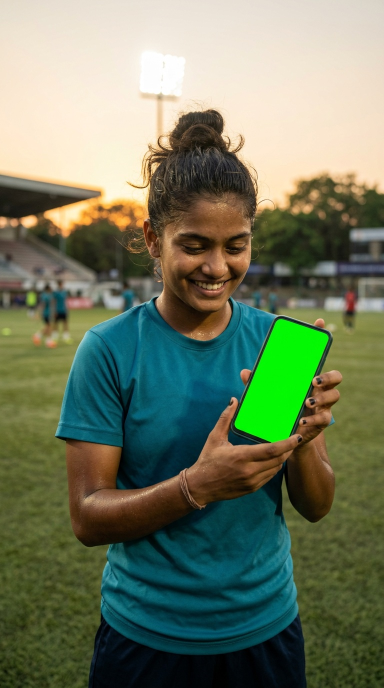
#> input picture promo/gotmygame-social/people/home.jpg, 768 x 1376 px (shown at 1/2 size); its folder holds 4 pictures in this run
$ python composite-screens.py
#> lines starting #> are read from the running program, lines starting #| are printed output that depends on the picture; after the words box and inside, x2 and y2 are one past the last pixel; in counts of white or black regions, pixels touching at a corner belong together
# Puts the REAL app screens onto the phone each person is holding.
# The portraits are generated with the phone screen facing the camera as a flat chroma-green (#00FF00). For each portrait this:
#   1. upscales it to 2160px wide (Lanczos + light sharpen + grain),
#   2. finds the green screen and its four corners,
#   3. warps a real app capture (shots/<name>.jpg) into those corners in perspective,
#   4. writes people-hi/<portrait>__<screen>.jpg, and the screen's centre/size to people-hi/quads.json (the Reel zooms toward it).
# Only green pixels are replaced, so fingers, hair and anything in front of the screen stay in front.
# Usage: python3 -I composite-screens.py            (all portraits in SCENES)
#        python3 -I composite-screens.py home       (just one portrait)
import json, os, sys
import numpy as np
from PIL import Image, ImageFilter

# portrait -> the real captures shown on that person's phone, in order
SCENES = {
    'home':       ['home'],
    'tournament': ['event_console', 'event_table'],
    'venue':      ['venues', 'schedule'],
    'coach':      ['coaches'],
    'athlete':    ['player', 'insights', 'workspace'],
    'physio':     ['health_l', 'health_pros_l'],   # phone held sideways: landscape captures
    'doctor':     ['doctor_t'],                    # a tablet: tablet-size capture
    'learning':   ['learn'],
    'sponsor':    ['sponsor'],
    'team':       ['explore_teams', 'explore_people'],
}
OUT_W = 2160
BG = (229, 234, 245)   # the app's mist canvas, used to letterbox a phone capture on a wider tablet screen
rng = np.random.default_rng(7)

def green_mask(a):
    r, g, b = a[..., 0].astype(int), a[..., 1].astype(int), a[..., 2].astype(int)
    return (g > 120) & (g > r * 1.55) & (g > b * 1.55)

def corners(mask):
    ys, xs = np.nonzero(mask)
    cx, cy = np.median(xs), np.median(ys)
    keep = (np.abs(xs - cx) < 3.2 * xs.std() + 8) & (np.abs(ys - cy) < 3.2 * ys.std() + 8)
    xs, ys = xs[keep], ys[keep]
    s, d = xs + ys, xs - ys
    tl, br = (xs[s.argmin()], ys[s.argmin()]), (xs[s.argmax()], ys[s.argmax()])
    tr, bl = (xs[d.argmax()], ys[d.argmax()]), (xs[d.argmin()], ys[d.argmin()])
    return np.array([tl, tr, br, bl], float)

def persp_coeffs(dst, src):
    """PIL wants the map from OUTPUT (photo) points to INPUT (ui) points."""
    A, B = [], []
    for (x, y), (u, v) in zip(dst, src):
        A += [[x, y, 1, 0, 0, 0, -u * x, -u * y], [0, 0, 0, x, y, 1, -v * x, -v * y]]; B += [u, v]
    return np.linalg.solve(np.array(A, float), np.array(B, float))

def fit_ui(ui, quad):
    """Letterbox the phone capture to the aspect of the quad (a tablet is wider than a phone)."""
    w = (np.linalg.norm(quad[1] - quad[0]) + np.linalg.norm(quad[2] - quad[3])) / 2
    h = (np.linalg.norm(quad[3] - quad[0]) + np.linalg.norm(quad[2] - quad[1])) / 2
    target = w / h; cur = ui.width / ui.height
    if abs(target - cur) / cur < 0.18: return ui
    if target > cur:
        W = round(ui.height * target); out = Image.new('RGB', (W, ui.height), BG); out.paste(ui, ((W - ui.width) // 2, 0))
    else:
        H = round(ui.width / target); out = Image.new('RGB', (ui.width, H), BG); out.paste(ui, (0, (H - ui.height) // 2))
    return out

def run(name):
#> called with name = 'home'
    src = Image.open(f'people/{name}.jpg').convert('RGB')
#> src is the input picture: PIL image 768x1376 RGB; mean R, G, B 109.8, 121.7, 96.1
    k = OUT_W / src.width
#> k = 2.81
    photo = src.resize((OUT_W, round(src.height * k)), Image.LANCZOS).filter(ImageFilter.UnsharpMask(radius=2.2, percent=90, threshold=2))
    a = np.asarray(photo)
    m = green_mask(a)
#> in green_mask, `r, g, b = a[..., 0].astype(int), a[..., 1].astype(int), a[..., 2].asty..`:
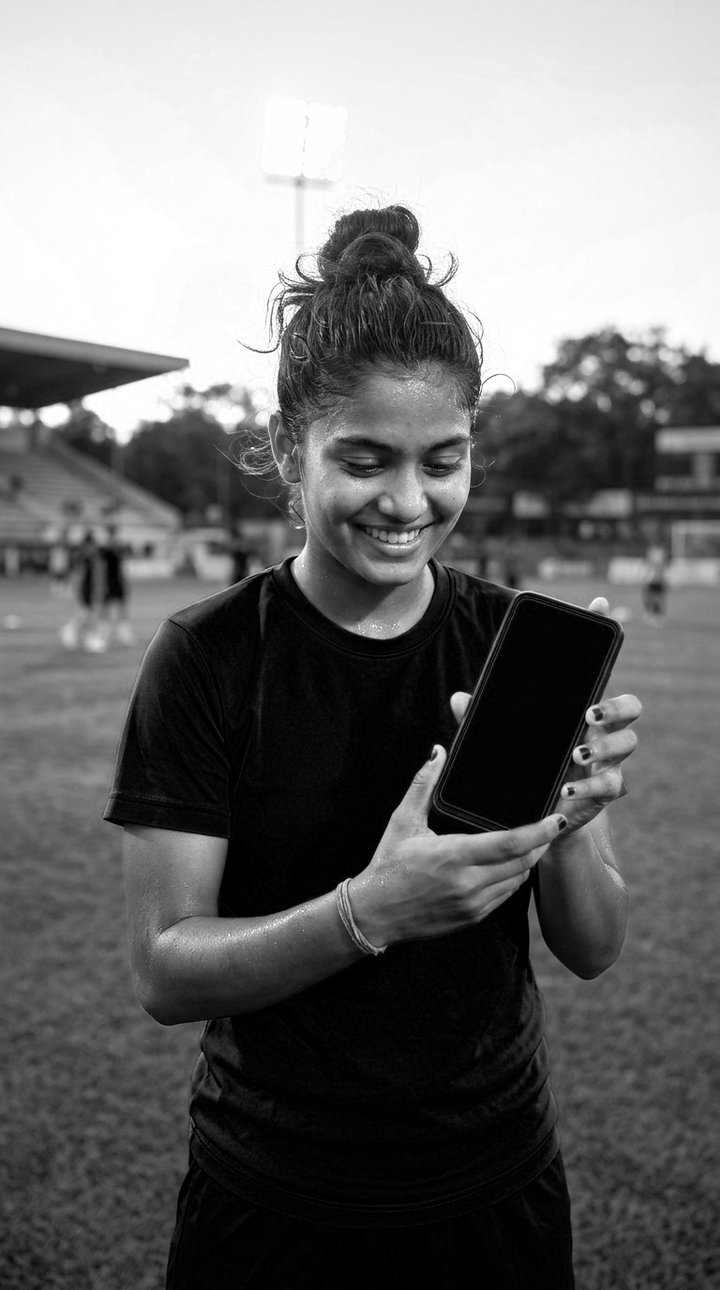
#> r: shape (3870, 2160) int64 (shown at 1/3 size); min 0, max 255, mean 109.8
#> in green_mask, `r, g, b = a[..., 0].astype(int), a[..., 1].astype(int), a[..., 2].asty..`:
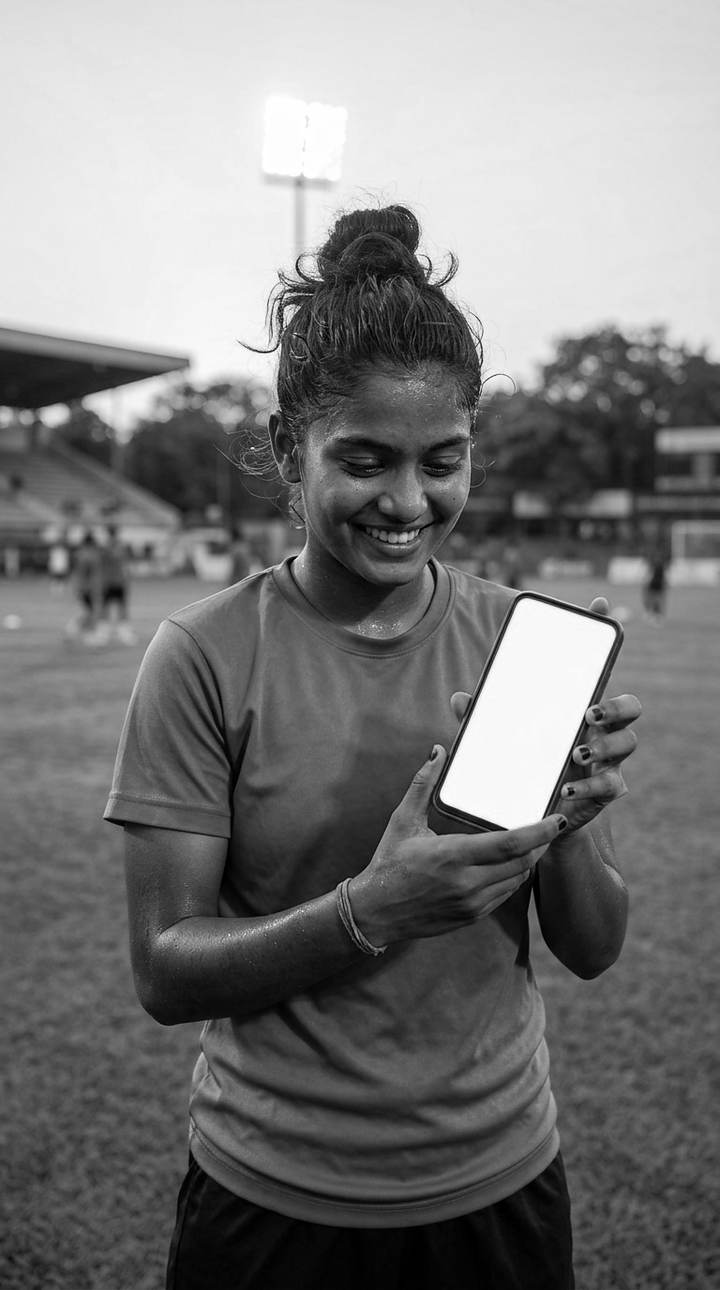
#> g: shape (3870, 2160) int64 (shown at 1/3 size); min 0, max 255, mean 121.7
#> in green_mask, `r, g, b = a[..., 0].astype(int), a[..., 1].astype(int), a[..., 2].asty..`:
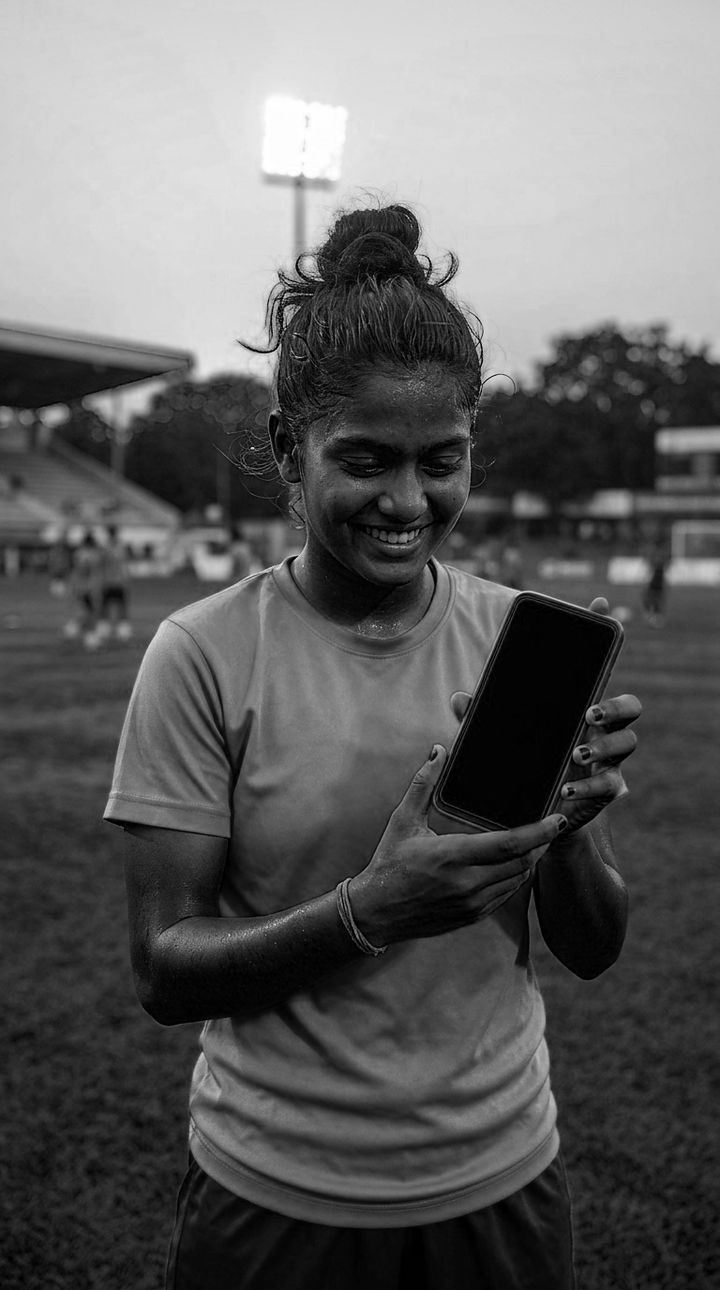
#> b: shape (3870, 2160) int64 (shown at 1/3 size); min 0, max 255, mean 96.1
#> in green_mask, `return (g > 120) & (g > r * 1.55) & (g > b * 1.55)`:
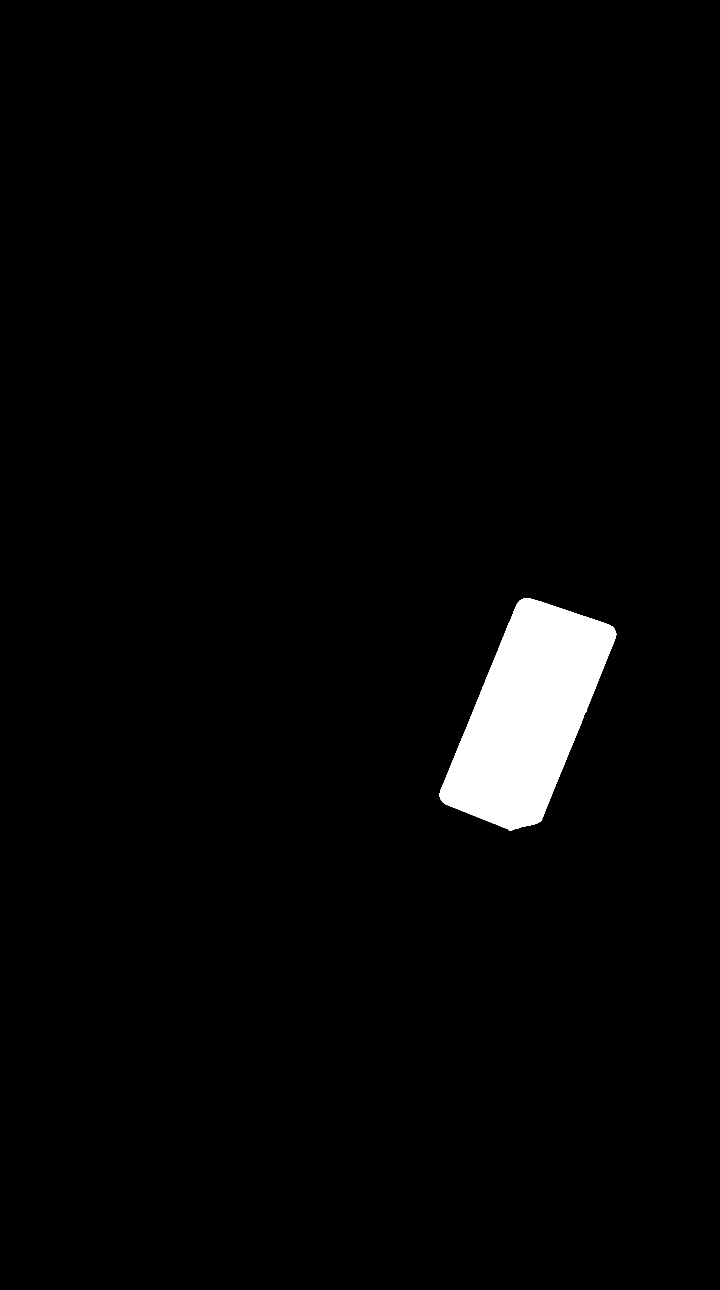
#> returned value: shape (3870, 2160) bool (shown at 1/3 size); 2.5% white; 1 white region, box (x1, y1, x2, y2) and area: (1319, 1794, 1849, 2491) 209346
    if m.sum() < 4000: raise SystemExit(f'{name}: no green screen found ({int(m.sum())} px) - regenerate that portrait')
    quad = corners(m)
#> in corners, `cx, cy = np.median(xs), np.median(ys)`: cx = 1582; cy = 2145
#> in corners, `tl, br = (xs[s.argmin()], ys[s.argmin()]), (xs[s.argmax()], ys[s.argma..`: tl = (1559, 1801); br = (1625, 2460)
#> in corners, `tr, bl = (xs[d.argmax()], ys[d.argmax()]), (xs[d.argmin()], ys[d.argmi..`: tr = (1836, 1879); bl = (1328, 2406)
#> quad = [[1559, 1801], [1836, 1879], [1625, 2460], [1328, 2406]]
    mask_img = Image.fromarray((m * 255).astype(np.uint8)).filter(ImageFilter.MaxFilter(5)).filter(ImageFilter.GaussianBlur(1.1))
    mk = np.asarray(mask_img).astype(np.float32)[..., None] / 255
    meta = {'cx': float(quad[:, 0].mean() / OUT_W), 'cy': float(quad[:, 1].mean() / photo.height),
            'w': float(np.linalg.norm(quad[1] - quad[0]) / OUT_W), 'h': float(np.linalg.norm(quad[3] - quad[0]) / photo.height), 'quad': quad.tolist(), 'size': [OUT_W, photo.height]}
#> meta = {'cx': 0.735, 'cy': 0.552, 'w': 0.133, 'h': 0.167, 'quad': [[1559, 1801], [1836, 1879], [1625, 2460], [1328, 2406]], 'size': [2160, 3870]}
    os.makedirs('people-hi', exist_ok=True)
    grain = rng.normal(0, 3.2, (photo.height, OUT_W, 1))
    base = np.clip(a.astype(np.float32) + grain, 0, 255)
    for cap in SCENES[name]:
        ui = fit_ui(Image.open(f'shots/{cap}.jpg').convert('RGB'), quad)
#> in fit_ui, `w = (np.linalg.norm(quad[1] - quad[0]) + np.linalg.norm(quad[2] - quad..`: w = 294.8
#> in fit_ui, `h = (np.linalg.norm(quad[3] - quad[0]) + np.linalg.norm(quad[2] - quad..`: h = 632.9
#> in fit_ui, `target = w / h`: target = 0.466
        uw, uh = ui.size
#> uw = 768; uh = 1376
        co = persp_coeffs(quad, [(0, 0), (uw, 0), (uw, uh), (0, uh)])
#> the loop in persp_coeffs, `for (x, y), (u, v) in zip(dst, src):` made 4 passes
#> (x, y, u, v, B) on passes 2 to 4: (1836, 1879, 768, 0, [0, 0, 768, 0]), (1625, 2460, 768, 1376, [0, 0, 768, 0, 768, 1376]), (1328, 2406, 0, 1376, [0, 0, 768, 0, 768, 1376, 0, 1376])
#> (x, y, u, v) on pass 1: (1559, 1801, 0, 0)
#> after the loop in persp_coeffs, `for (x, y), (u, v) in zip(dst, src):`: A = 8 items
#> co = [1.94, 0.739, -4350.1, -0.484, 1.72, -2343.4, -0.000125, 1.61e-06]
        warped = ui.transform(photo.size, Image.PERSPECTIVE, co, Image.BICUBIC)
        w = np.asarray(warped).astype(np.float32)
        # a touch of realism: slight dimming and a little bloom onto the surroundings
        w = w * 0.96 + 10
        out = base * (1 - mk) + w * mk
        bloom = np.asarray(Image.fromarray(np.clip(out, 0, 255).astype(np.uint8)).filter(ImageFilter.GaussianBlur(26))).astype(np.float32)
        halo = np.asarray(Image.fromarray((mk[..., 0] * 255).astype(np.uint8)).filter(ImageFilter.GaussianBlur(40))).astype(np.float32)[..., None] / 255
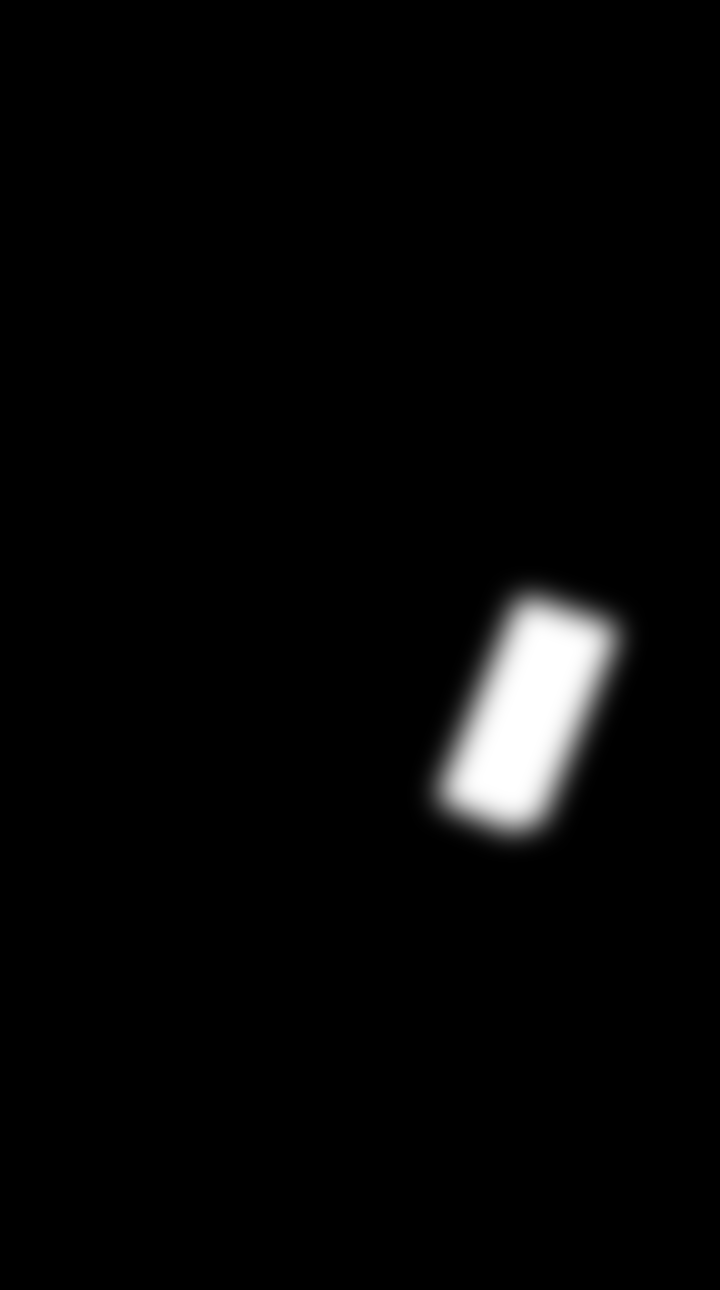
#> halo: shape (3870, 2160, 1) float32 (shown at 1/3 size); min 0, max 1, mean 0.0256
        out = np.clip(out + 0.10 * halo * bloom * (1 - mk), 0, 255)
        Image.fromarray(out.astype(np.uint8)).save(f'people-hi/{name}__{cap}.jpg', quality=94)
        print('wrote', f'people-hi/{name}__{cap}.jpg')
    return meta

if __name__ == '__main__':
    names = sys.argv[1:] or list(SCENES)
    qp = 'people-hi/quads.json'
    quads = json.load(open(qp)) if os.path.exists(qp) else {}
#> (the run stopped early here; a loop or call above may not have finished)
